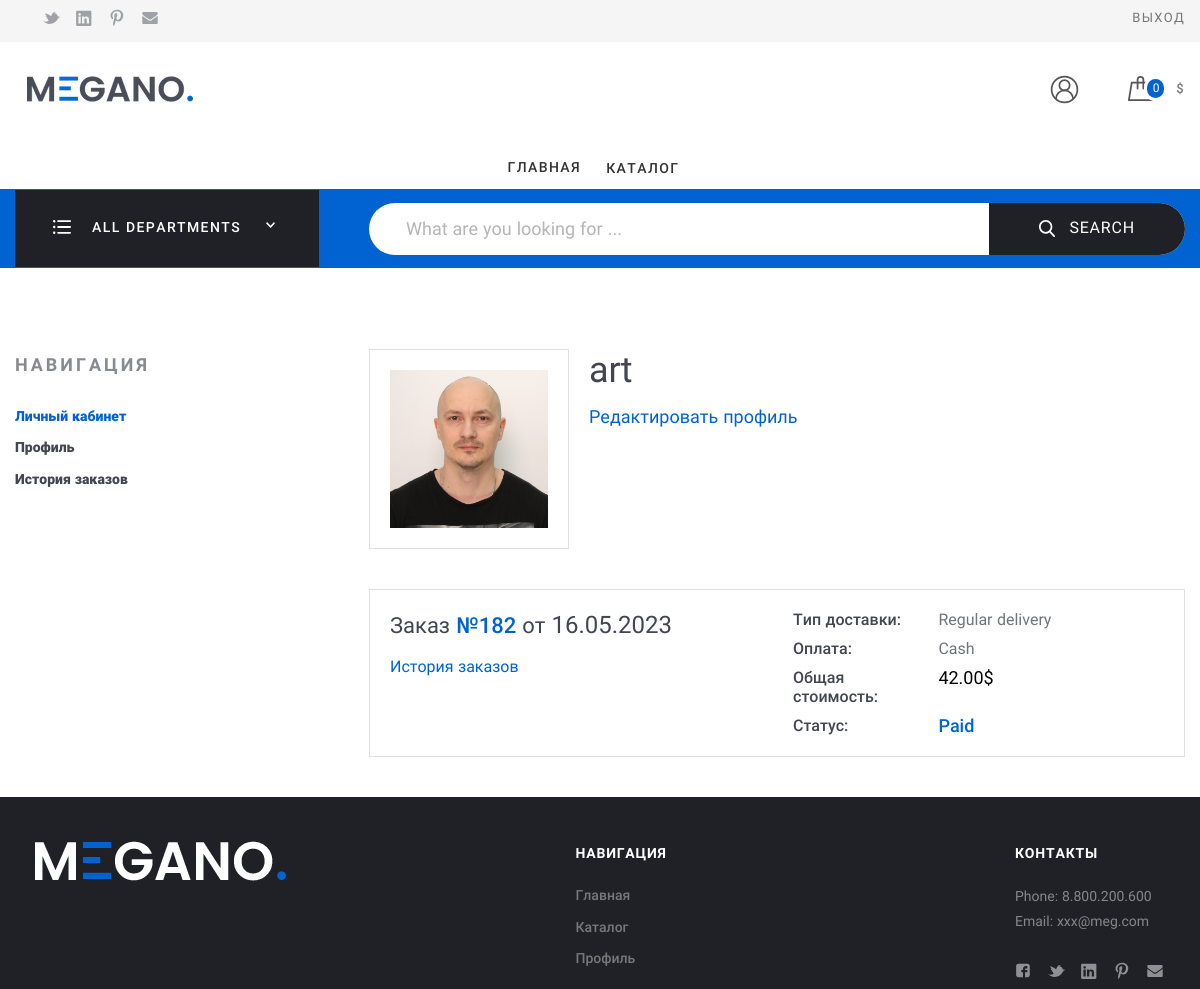
The app's page /account/ (signed in), older data.
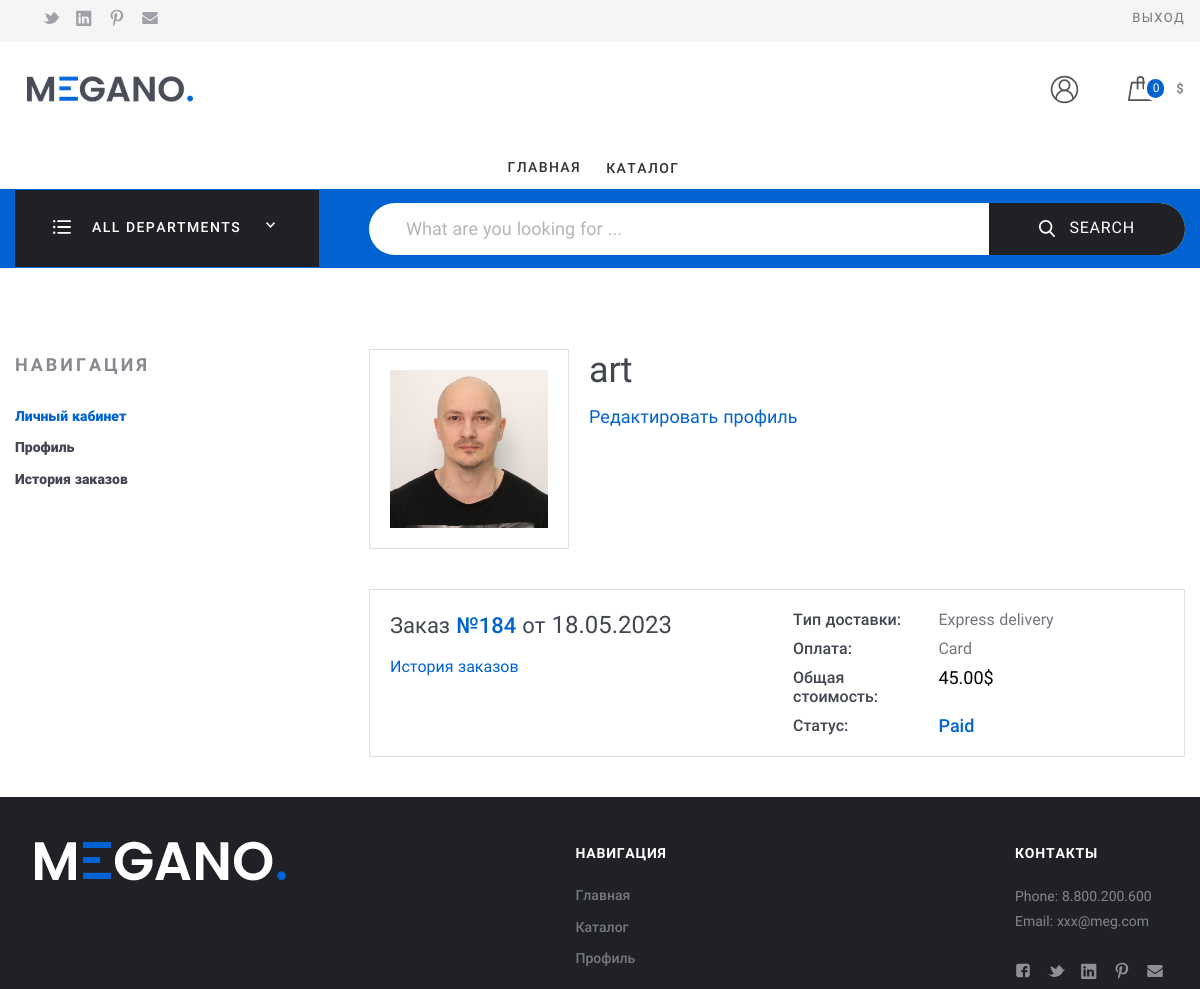
The same page, newer data.
### my_store_app/models.py (models this page shows, shortened)
class Order(models.Model):
    DELIVERY_CHOICES = [("reg", _("Regular")), ("exp", _("Express"))]
    PAYMENT_CHOICES = [
        ("card", _("Bank Card")),
        ("cash", _("From random account")),
    ]
    customer = models.ForeignKey(
        User,
        on_delete=models.CASCADE,
        null=True,
        related_name="orders",
        verbose_name=_("customer"),
    )
    fio = models.CharField(
        max_length=100, null=True, blank=True, verbose_name=_("name and lastname")
    )
    phone_valid = RegexValidator(
        regex=r"^\+?1?\d{6,15}$",
        message=" ".join(
            [
                str(_("номер телефона необходимо вводить в формате:")),
                "+999999999",
                str(_("до 15 символов.")),
            ]
        ),
    )
    phone = models.CharField(
        max_length=16,
        validators=[phone_valid],
        null=True,
        blank=True,
        verbose_name=_("phone number"),
    )
    email = models.EmailField(null=True, blank=True, verbose_name=_("email"))
    delivery = models.CharField(
        max_length=3,
        choices=DELIVERY_CHOICES,
        default="reg",
        verbose_name=_("delivery"),
    )
    payment_method = models.CharField(
        max_length=4,
        choices=PAYMENT_CHOICES,
        default="card",
        verbose_name=_("payment method"),
    )
    city = models.CharField(
        max_length=25, null=True, blank=True, verbose_name=_("city")
    )
    address = models.TextField(
        max_length=255, null=True, blank=True, verbose_name=_("address")
    )
    in_order = models.BooleanField(default=False, verbose_name=_("in order"))
    paid = models.BooleanField(default=False, verbose_name=_("order is payed"))
    payment_error = models.CharField(
        max_length=50, null=True, blank=True, verbose_name=_("payment error")
    )
    ordered = models.DateTimeField(
        null=True, blank=True, verbose_name=_("order placement date")
    )
    braintree_id = models.CharField(
        max_length=150, blank=True, verbose_name=_("transaction id")
    )
    delivery_cost = models.DecimalField(
        max_digits=10, decimal_places=2, default=0, verbose_name=_("Delivery cost")
    )
    @property
    def total_sum(self) -> Decimal:
        total = Decimal(0.00)
        for product in self.order_products.all():
            total += (
                product.final_price * product.quantity + product.order.delivery_cost
            )
        return Decimal(total)
    def name(self):
        return self.__str__()
    def __len__(self) -> int:
        return len(self.order_products.all())
    class Meta:
        verbose_name = _("order")
        verbose_name_plural = _("orders")

class OrderProduct(models.Model):
    order = models.ForeignKey(
        Order, on_delete=models.CASCADE, related_name="order_products"
    )
    product = models.ForeignKey(
        Product, on_delete=models.CASCADE, related_name="order_products"
    )
    final_price = models.DecimalField(
        max_digits=10, decimal_places=2, default=0, verbose_name=_("final_price")
    )
    quantity = models.IntegerField(null=True, default=1, verbose_name=_("quantity"))
    class Meta:
        verbose_name = _("order product")
        verbose_name_plural = _("order products")

### my_store_app/views.py (the view)
# urls.py: path("account/", account_view, name="account"),
def account_view(request):
    full_name = Profile.objects.get(user=request.user)
    avatar = Profile.objects.get(user=request.user)
    last_order = Order.objects.filter(customer=request.user, in_order=True).last()
    return render(
        request,
        "account.html",
        context={
            "full_name": full_name,
            "avatar": avatar,
            "last_order": last_order,
        },
    )

### my_store_app/context_processors.py (called while the page is built)
def cart(request):
    return {"cart": Cart(request)}

def load_settings(request):
    return {"site_settings": SiteSettings.load()}

### my_store_app/models.py (called while the page is built)
    def __str__(self):
        return self.username

    @property
    def avatar_url(self):
        if self.avatar and hasattr(self.avatar, "url"):
            return self.avatar.url

    @property
    def icon_url(self):
        if self.icon and hasattr(self.icon, "url"):
            return self.icon.url

    @classmethod
    def load(cls):
        try:
            return cls.objects.get()
        except cls.DoesNotExist:
            return cls()

### my_store_app/services/cart.py (called while the page is built)
    def __len__(self):
        return sum(item["quantity"] for item in self.cart.values())

### my_store_app/templatetags/category_tags.py (called while the page is built)
@register.simple_tag()
def get_categories():
    return ProductCategory.objects.all()

### my_store_app/templates/account.html (shortened to what the changed rows need)
{% extends 'base.html' %}
{% load static %}
{% load i18n %}
{% block content %}
    <div class="Middle Middle_top">
        <div class="Section Section_column Section_columnLeft">
            <div class="wrap">
                <div class="Section-content">
                    <div class="Account">
                        {% if last_order %}
                        <div class="Account-group">
                            <div class="Account-column Account-column_full">
                                <div class="Order Order_anons">
                                    <div class="Order-personal">
                                        <div class="row">
                                            <div class="row-block"><a class="Order-title" href="{% url 'history_detail' last_order.id %}">Заказ&#32;<span class="Order-numberOrder">№{{last_order.id}}</span>&#32;от&#32;<span class="Order-dateOrder">{{last_order.ordered|date:"d.m.o"}}</span></a>
                                                <div class="Account-editLink"><a href="{% url 'order_list' %}">История заказов</a>
                                                </div>
                                            </div>
                                            <div class="row-block">
                                                <div class="Order-info Order-info_delivery">
                                                    <div class="Order-infoType">Тип доставки:
                                                    </div>
                                                    <div class="Order-infoContent">
                                                        {% if last_order.delivery == 'reg' %}
                                                            {% trans 'Regular delivery' %}
                                                        {% else %}
                                                            {% trans 'Express delivery' %}
                                                        {% endif %}
                                                    </div>
                                                </div>
                                                <div class="Order-info Order-info_pay">
                                                    <div class="Order-infoType">Оплата:
                                                    </div>
                                                    <div class="Order-infoContent">
                                                        {% if last_order.payment_method == 'card' %}
                                                            {% trans 'Card' %}
                                                        {% else %}
                                                            {% trans 'Cash' %}
                                                        {% endif %}
                                                    </div>
                                                </div>
                                                <div class="Order-info">
                                                    <div class="Order-infoType">Общая стоимость:
                                                    </div>
                                                    <div class="Order-infoContent"><span class="Order-price">{{ last_order.total_sum }}$</span>
                                                    </div>
                                                </div>
                                                <div class="Order-info Order-info_status">
                                                    <div class="Order-infoType">Статус:
                                                    </div>
                                                    <div class="Order-infoContent">
                                                        {% if last_order.paid %}
                                                            {% trans 'Paid' %}
                                                        {% else %}
                                                            {% trans 'Not paid' %}
                                                        {% endif %}
                                                    </div>
                                                </div>
                                            </div>
                                        </div>
                                    </div>
                                </div>
                            </div>
                        </div>
                        {% endif %}
                    </div>
                </div>
            </div>
        </div>
    </div>
{%endblock %}

Row changes from the older to the newer data that the page shows:
no longer on this page (row unchanged): Order: id "182", ordered "16.05.2023", total_sum "42.00"
added Order: id "184", ordered "18.05.2023", total_sum "45.00"
Text that changed along with them:
text no longer shown: "Regular delivery Cash"
text now shown: "Express delivery Card"
